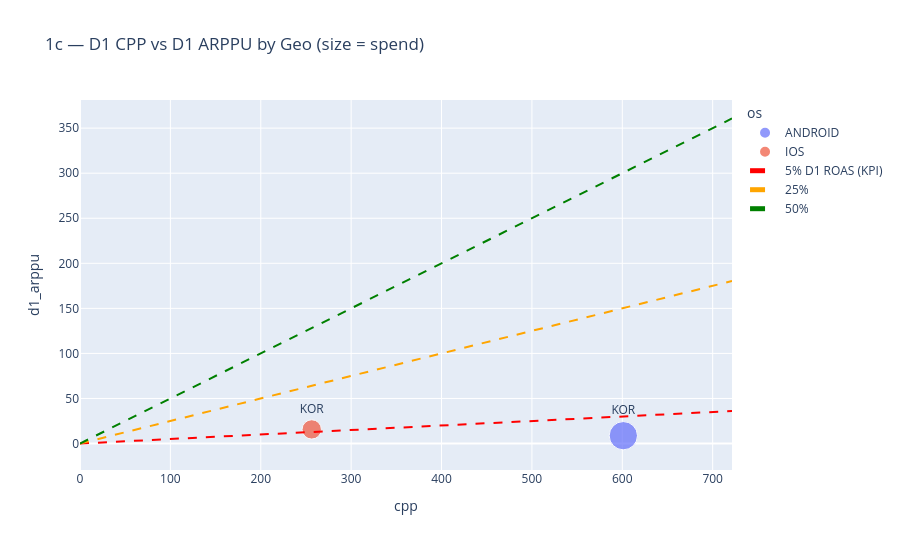

Notebook code cell kept with this figure:
### Markdown cell above
### 1c — CPP × D1 ARPPU Scatter (Geo Expansion Signal)

### Code cell
# D1 payer/revenue from cv — cohort-based, KOR installs since launch
q_scatter = f"""
WITH installs AS (
  SELECT
    api.campaign.id         AS campaign_id,
    req.device.geo.country  AS country,
    req.device.os           AS os,
    bid.mtid                AS user_id,
    DATE(cv.install_at_pb)  AS install_date
  FROM `focal-elf-631.prod_stream_view.cv`
  WHERE api.product.app.store_id IN {BUNDLE_SQL}
    AND DATE(timestamp) BETWEEN '{LAUNCH_DATE}' AND '{ANALYSIS_DATE}'
    AND LOWER(cv.event_pb) = 'install'
),
payers AS (
  SELECT
    api.campaign.id         AS campaign_id,
    req.device.geo.country  AS country,
    req.device.os           AS os,
    bid.mtid                AS user_id,
    SUM(cv.revenue_usd.amount) AS revenue_d1
  FROM `focal-elf-631.prod_stream_view.cv`
  WHERE api.product.app.store_id IN {BUNDLE_SQL}
    AND DATE(timestamp) BETWEEN '{LAUNCH_DATE}' AND DATE('{LAUNCH_DATE}') + 2
    AND cv.revenue_usd.amount > 0
  GROUP BY 1, 2, 3, 4
)
SELECT
  i.os, i.country,
  COUNT(DISTINCT i.user_id)                                            AS installs,
  COUNT(DISTINCT IF(p.revenue_d1 > 0, i.user_id, NULL))               AS d1_payers,
  SAFE_DIVIDE(COUNT(DISTINCT IF(p.revenue_d1 > 0, i.user_id, NULL)),
              COUNT(DISTINCT i.user_id))                               AS d1_i2p,
  SAFE_DIVIDE(SUM(p.revenue_d1),
              COUNT(DISTINCT IF(p.revenue_d1 > 0, i.user_id, NULL)))  AS d1_arppu
FROM installs i
LEFT JOIN payers p ON i.user_id = p.user_id AND i.country = p.country
GROUP BY 1, 2
HAVING COUNT(DISTINCT i.user_id) >= 30
"""
df_scatter = run_query(q_scatter, '1c CPP x ARPPU geo scatter')

# Join spend from df_geo for CPP
df_geo_grp = df_geo.groupby(['os', 'country'])[['spend']].sum().reset_index()
df_sc = df_scatter.merge(df_geo_grp, on=['os', 'country'], how='left')
df_sc = df_sc.dropna(subset=['spend', 'd1_arppu'])
df_sc['cpp'] = df_sc['spend'] / df_sc['d1_payers'].clip(lower=1)

fig = px.scatter(df_sc, x='cpp', y='d1_arppu', size='spend', color='os',
    text='country', hover_data=['installs', 'd1_i2p'],
    color_discrete_map={'ANDROID': '#636EFA', 'IOS': '#EF553B'},
    title='1c — D1 CPP vs D1 ARPPU by Geo (size = spend)')
# Reference lines: ROAS = 5% → ARPPU/CPP = 0.05
for roas_tgt, color, label in [(0.05, 'red', '5% D1 ROAS (KPI)'), (0.25, 'orange', '25%'), (0.50, 'green', '50%')]:
    cpp_range = [0, df_sc['cpp'].max() * 1.2]
    fig.add_scatter(x=cpp_range, y=[r * roas_tgt for r in cpp_range],
                    mode='lines', line=dict(dash='dash', color=color), name=label)
fig.update_traces(textposition='top center')
fig.update_layout(height=550)
fig.show()
fig.write_image(os.path.join(CHART_DIR, '1c_cpp_arppu_scatter.png'), scale=2)

### Figure 1 — Plotly figure (JSON) as saved in the notebook; plotly's stock layout.template omitted (floating-point values rounded to 4 significant figures)
{"data": [{"customdata": [[19300.0, 0.008189]], "hovertemplate": "os=ANDROID<br>cpp=%{x}<br>d1_arppu=%{y}<br>spend=%{marker.size}<br>country=%{text}<br>installs=%{customdata[0]}<br>d1_i2p=%{customdata[1]}<extra></extra>", "legendgroup": "ANDROID", "marker": {"color": "#636EFA", "size": [94980.0], "sizemode": "area", "sizeref": 237.5, "symbol": "circle"}, "mode": "markers+text", "name": "ANDROID", "orientation": "v", "showlegend": true, "text": ["KOR"], "textposition": "top center", "type": "scatter", "x": [601.1], "xaxis": "x", "y": [8.704], "yaxis": "y"}, {"customdata": [[14600.0, 0.01185]], "hovertemplate": "os=IOS<br>cpp=%{x}<br>d1_arppu=%{y}<br>spend=%{marker.size}<br>country=%{text}<br>installs=%{customdata[0]}<br>d1_i2p=%{customdata[1]}<extra></extra>", "legendgroup": "IOS", "marker": {"color": "#EF553B", "size": [44360.0], "sizemode": "area", "sizeref": 237.5, "symbol": "circle"}, "mode": "markers+text", "name": "IOS", "orientation": "v", "showlegend": true, "text": ["KOR"], "textposition": "top center", "type": "scatter", "x": [256.4], "xaxis": "x", "y": [15.66], "yaxis": "y"}, {"line": {"color": "red", "dash": "dash"}, "mode": "lines", "name": "5% D1 ROAS (KPI)", "textposition": "top center", "type": "scatter", "x": [0, 721.4], "y": [0, 36.07]}, {"line": {"color": "orange", "dash": "dash"}, "mode": "lines", "name": "25%", "textposition": "top center", "type": "scatter", "x": [0, 721.4], "y": [0, 180.3]}, {"line": {"color": "green", "dash": "dash"}, "mode": "lines", "name": "50%", "textposition": "top center", "type": "scatter", "x": [0, 721.4], "y": [0, 360.7]}], "layout": {"height": 550, "legend": {"itemsizing": "constant", "title": {"text": "os"}, "tracegroupgap": 0}, "title": {"text": "1c — D1 CPP vs D1 ARPPU by Geo (size = spend)"}, "xaxis": {"anchor": "y", "domain": [0, 1], "title": {"text": "cpp"}}, "yaxis": {"anchor": "x", "domain": [0, 1], "title": {"text": "d1_arppu"}}}}
